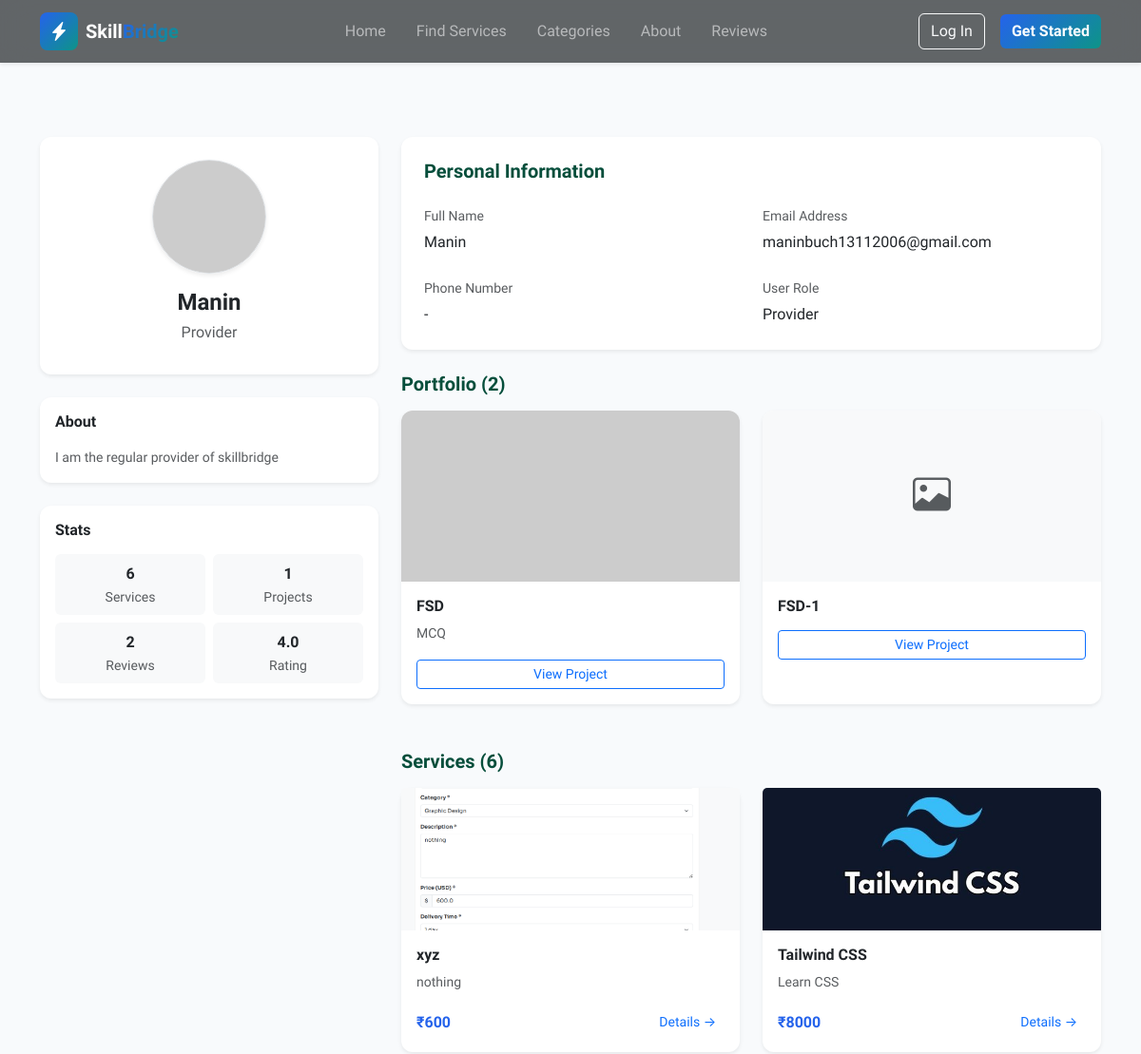
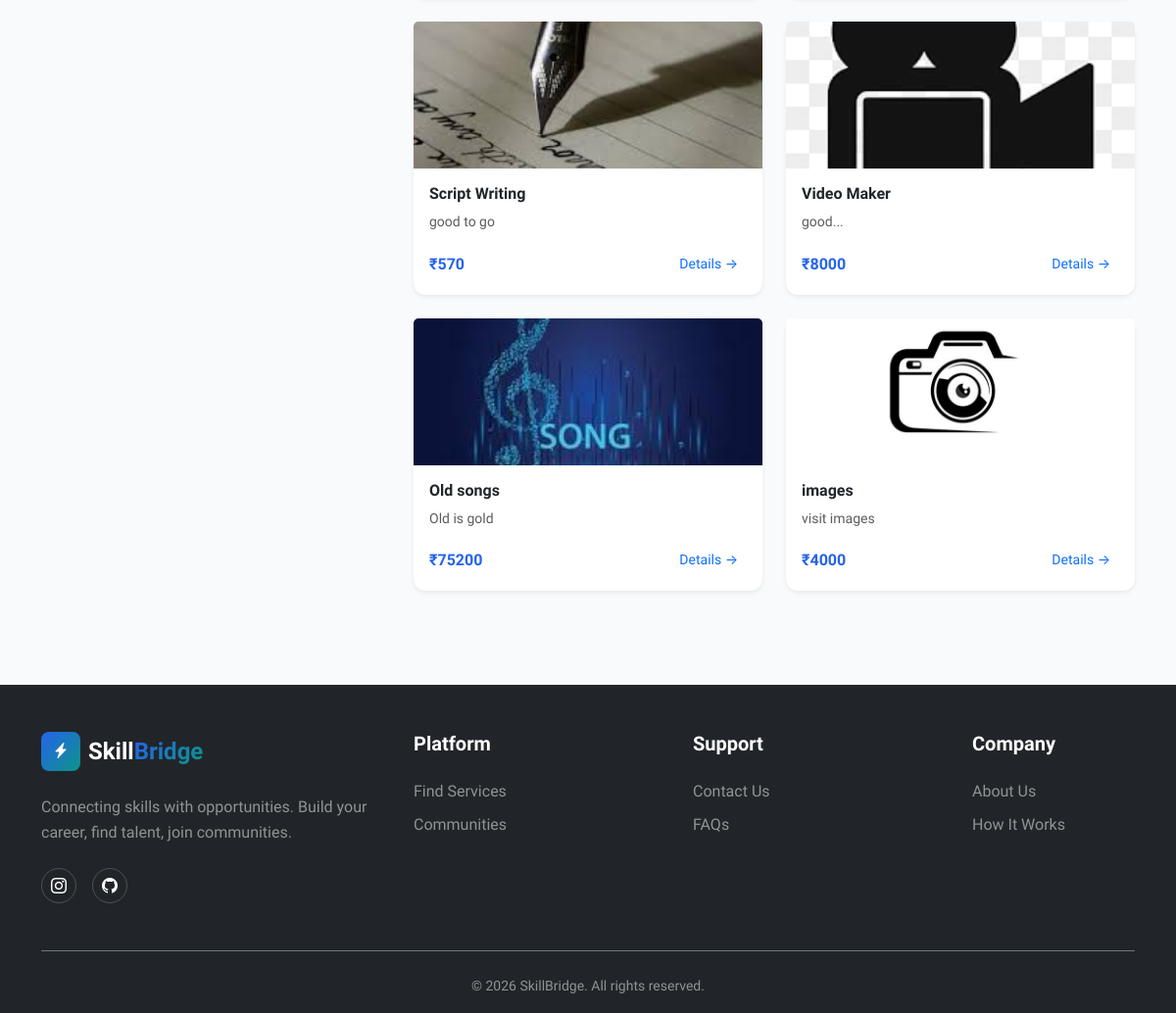
Screenshot of /user/profile/Manin with the database file from the repository (2 pictures, top to bottom).
### models.py (models this page shows, shortened)
class User(UserMixin, db.Model):
    __tablename__ = 'users'
    id = db.Column(db.Integer, primary_key=True)
    username = db.Column(db.String(80), unique=True, nullable=False, index=True)
    email = db.Column(db.String(120), unique=True, nullable=False, index=True)
    password_hash = db.Column(db.String(255), nullable=False)
    user_type = db.Column(db.String(20), nullable=False, default='client')
    full_name = db.Column(db.String(100))
    bio = db.Column(db.Text)
    avatar_url = db.Column(db.String(255), default='default-avatar.png')
    phone = db.Column(db.String(20))
    is_active = db.Column(db.Boolean, default=True)
    is_verified = db.Column(db.Boolean, default=False)
    created_at = db.Column(db.DateTime, default=datetime.utcnow, nullable=False)
    updated_at = db.Column(db.DateTime, default=datetime.utcnow, onupdate=datetime.utcnow)
    services = db.relationship('Service', backref='provider', lazy='dynamic',
                              foreign_keys='Service.user_id')
    reviews = db.relationship('Review', backref='reviewer', lazy='dynamic',
                             foreign_keys='Review.user_id')
    orders_as_buyer = db.relationship('Order', backref='buyer', lazy='dynamic',
                                     foreign_keys='Order.buyer_id')
    orders_as_seller = db.relationship('Order', backref='seller', lazy='dynamic',
                                      foreign_keys='Order.seller_id')
    favorites = db.relationship('Favorite', backref='user', lazy='dynamic',
                               cascade='all, delete-orphan')
    notifications = db.relationship('Notification', backref='user', lazy='dynamic',
                                   cascade='all, delete-orphan')
    def get_services(self):
        return self.services.filter_by(is_active=True).all()
    def get_average_rating(self):
        services = self.get_services()
        if not services:
            return 0.0
        total_rating_sum = 0
        total_review_count = 0
        for service in services:
            reviews = service.reviews.all()
            for review in reviews:
                total_rating_sum += review.rating
                total_review_count += 1
        if total_review_count == 0:
            return 0.0
        return round(total_rating_sum / total_review_count, 1)
    def get_total_reviews(self):
        return sum(service.reviews.count() for service in self.get_services())
    def get_avatar_url(self):
        from flask import url_for
        if not self.avatar_url or self.avatar_url == 'default-avatar.png':
            return f"https://ui-avatars.com/api/?name={self.username}&background=random&color=fff&size=128"
        if self.avatar_url.startswith('http'):
            return self.avatar_url
        return url_for('static', filename='avatars/' + self.avatar_url)

class Review(db.Model):
    __tablename__ = 'reviews'
    id = db.Column(db.Integer, primary_key=True)
    rating = db.Column(db.Integer, nullable=False)  # 1 to 5
    comment = db.Column(db.Text)
    service_id = db.Column(db.Integer, db.ForeignKey('services.id'), nullable=False, index=True)
    user_id = db.Column(db.Integer, db.ForeignKey('users.id'), nullable=False, index=True)
    created_at = db.Column(db.DateTime, default=datetime.utcnow)
    __table_args__ = (
        db.Index('idx_service_user', 'service_id', 'user_id'),
    )

class ProjectShowcase(db.Model):
    __tablename__ = 'project_showcase'
    id = db.Column(db.Integer, primary_key=True)
    user_id = db.Column(db.Integer, db.ForeignKey('users.id'), nullable=False, index=True)
    title = db.Column(db.String(100), nullable=False)
    description = db.Column(db.Text)
    image_url = db.Column(db.String(255))
    link = db.Column(db.String(255))
    created_at = db.Column(db.DateTime, default=datetime.utcnow)
    user = db.relationship('User', backref=db.backref('portfolio', lazy='dynamic', cascade='all, delete-orphan'))

class Service(db.Model):
    __tablename__ = 'services'
    id = db.Column(db.Integer, primary_key=True)
    title = db.Column(db.String(200), nullable=False, index=True)
    description = db.Column(db.Text, nullable=False)
    price = db.Column(db.Float, nullable=False)
    delivery_time = db.Column(db.String(50))  # e.g., "3 days", "1 week"
    user_id = db.Column(db.Integer, db.ForeignKey('users.id'), nullable=False, index=True)
    category_id = db.Column(db.Integer, db.ForeignKey('categories.id'), nullable=False, index=True)
    favorited_by = db.relationship('Favorite', backref='service', lazy='dynamic', cascade='all, delete-orphan')
    image_url = db.Column(db.String(255), default='default-service.jpg')
    tags = db.Column(db.String(255))
    is_active = db.Column(db.Boolean, default=True)
    view_count = db.Column(db.Integer, default=0)
    created_at = db.Column(db.DateTime, default=datetime.utcnow, index=True)
    updated_at = db.Column(db.DateTime, default=datetime.utcnow, onupdate=datetime.utcnow)
    reviews = db.relationship('Review', backref='service', lazy='dynamic',
                             cascade='all, delete-orphan')
    orders = db.relationship('Order', backref='service', lazy='dynamic')
    favorited_by = db.relationship('Favorite', backref='service', lazy='dynamic',
                                   cascade='all, delete-orphan')

### routes.py (the view)
@user_bp.route('/profile/<username>')
def profile(username):
    user = User.query.filter_by(username=username).first_or_404()
    services = user.get_services()
    stats = user_manager.get_user_stats(user.id)
    return render_template('user/profile.html',
                         user=user,
                         services=services,
                         stats=stats)

### managers.py (called while the page is built)
    def get_user_stats(self, user_id):
        user = User.query.get(user_id)
        if not user:
            return {}
        stats = {
            'total_services': user.services.filter_by(is_active=True).count(),
            'total_reviews': user.get_total_reviews(),
            'reviews_given': user.reviews.count(),
            'average_rating': user.get_average_rating(),
            'total_orders_as_seller': user.orders_as_seller.count(),
            'total_orders_as_buyer': user.orders_as_buyer.count(),
            'completed_projects': user.orders_as_seller.filter_by(status='completed').count(),
            'member_since': user.created_at.strftime('%B %Y')
        }
        return stats

### templates/user/profile.html (shortened to what this page needs)
{% extends "base.html" %}
{% block content %}
<div class="container py-5" style="margin-top: 20px;">
    <div class="row">
        <div class="col-lg-4">
            <div class="card border-0 shadow-sm mb-4">
                <div class="card-body text-center p-4">
                    <div class="position-relative d-inline-block mb-3">
                        <img src="{{ user.get_avatar_url() }}" class="rounded-circle shadow-sm border"
                            style="width: 120px; height: 120px; object-fit: cover;" alt="{{ user.username }}">
                    </div>
                    <h4 class="fw-bold mb-1">
                        {{ user.full_name or user.username }}
                    </h4>
                    <p class="text-muted mb-2 text-capitalize">{{ user.user_type }}</p>
                </div>
            </div>
            <div class="card border-0 shadow-sm mb-4">
                <div class="card-body">
                    <h6 class="fw-bold mb-3">About</h6>
                    <p class="text-muted small mb-0">{{ user.bio or 'No bio available' }}</p>
                </div>
            </div>
            <div class="card border-0 shadow-sm mb-4">
                <div class="card-body">
                    <h6 class="fw-bold mb-3">Stats</h6>
                    <div class="row text-center g-2">
                        <div class="col-6">
                            <div class="bg-light rounded p-2">
                                <div class="fw-bold">{{ stats.total_services or 0 }}</div>
                                <div class="small text-muted">Services</div>
                            </div>
                        </div>
                        <div class="col-6">
                            <div class="bg-light rounded p-2">
                                <div class="fw-bold">{{ stats.completed_projects or 0 }}</div>
                                <div class="small text-muted">Projects</div>
                            </div>
                        </div>
                        <div class="col-6">
                            <div class="bg-light rounded p-2">
                                <div class="fw-bold">{{ stats.total_reviews or 0 }}</div>
                                <div class="small text-muted">Reviews</div>
                            </div>
                        </div>
                        <div class="col-6">
                            <div class="bg-light rounded p-2">
                                <div class="fw-bold">{{ user.get_average_rating() }}</div>
                                <div class="small text-muted">Rating</div>
                            </div>
                        </div>
                    </div>
                </div>
            </div>
        </div>
        <div class="col-lg-8">
            <div class="card border-0 shadow-sm mb-4">
                <div class="card-body p-4">
                    <div class="d-flex justify-content-between align-items-center mb-4">
                        <h5 class="fw-bold mb-0" style="color: #064e3b;">Personal Information</h5>
                    </div>
                    <div class="row g-4">
                        <div class="col-md-6">
                            <label class="text-muted small d-block mb-1">Full Name</label>
                            <span class="fw-medium text-dark">{{ user.full_name or user.username }}</span>
                        </div>
                        <div class="col-md-6">
                            <label class="text-muted small d-block mb-1">Email Address</label>
                            <span class="fw-medium text-dark">{{ user.email }}</span>
                        </div>
                        <div class="col-md-6">
                            <label class="text-muted small d-block mb-1">Phone Number</label>
                            <span class="fw-medium text-dark">{{ user.phone or '-' }}</span>
                        </div>
                        <div class="col-md-6">
                            <label class="text-muted small d-block mb-1">User Role</label>
                            <span class="fw-medium text-dark text-capitalize">{{ user.user_type }}</span>
                        </div>
                    </div>
                </div>
            </div>
            <div class="d-flex justify-content-between align-items-center mb-3">
                <h5 class="fw-bold mb-0" style="color: #064e3b;">Portfolio ({{ user.portfolio.count() }})</h5>
            </div>
            <div class="row g-4 mb-5">
                {% if user.portfolio.count() > 0 %}
                {% for project in user.portfolio.all() %}
                <div class="col-md-6">
                    <div class="card border-0 shadow-sm h-100 overflow-hidden">
                        {% if project.image_url %}
                        <img src="{{ url_for('static', filename='portfolio/' + project.image_url) }}"
                            class="card-img-top" style="height: 180px; object-fit: cover;" alt="{{ project.title }}"
                            onerror="this.src='https://via.placeholder.com/400x180?text=Project'">
                        {% else %}
                        <div class="bg-light d-flex align-items-center justify-content-center" style="height: 180px;">
                            <i class="bi bi-image text-muted fs-1"></i>
                        </div>
                        {% endif %}
                        <div class="card-body">
                            <h6 class="fw-bold mb-2">{{ project.title }}</h6>
                            <p class="text-muted small mb-3">{{ project.description }}</p>
                            {% if project.link %}
                            <a href="{{ project.link }}" target="_blank" class="btn btn-sm btn-outline-primary w-100">
                                View Project
                            </a>
                            {% endif %}
                        </div>
                    </div>
                </div>
                {% endfor %}
                {% else %}
                <div class="col-12 text-center py-5 bg-white rounded shadow-sm">
                    <i class="bi bi-images fs-2 text-muted opacity-50 mb-3 d-block"></i>
                    <p class="text-muted">No portfolio items added yet.</p>
                </div>
                {% endif %}
            </div>
            {% if services %}
            <h5 class="fw-bold mb-3" style="color: #064e3b;">Services ({{ services|length }})</h5>
            <div class="row g-4 mb-5">
                {% for service in services %}
                <div class="col-md-6">
                    <div class="card border-0 shadow-sm h-100">
                        <img src="{{ url_for('static', filename='images/' + service.image_url) }}" class="card-img-top"
                            style="height: 150px; object-fit: cover;"
                            onerror="this.src='https://via.placeholder.com/300x150?text=Service'">
                        <div class="card-body">
                            <h6 class="fw-bold mb-2">{{ service.title }}</h6>
                            <p class="text-muted small mb-3">{{ service.description|truncate(100) }}</p>
                            <div class="d-flex justify-content-between align-items-center mt-auto">
                                <span class="h6 fw-bold mb-0 text-primary">₹{{ "%.0f"|format(service.price) }}</span>
                                <a href="{{ url_for('service.detail', service_id=service.id) }}"
                                    class="btn btn-sm btn-link text-decoration-none">Details &rarr;</a>
                            </div>
                        </div>
                    </div>
                </div>
                {% endfor %}
            </div>
            {% endif %}
        </div>
    </div>
</div>
{% endblock %}

### static/css/custom.css (style rules this page uses)
:root { --primary: #2563eb; --primary-hover: #1d4ed8; --accent: #0d9488; --background: #f8fafc; --foreground: #1e293b; --card: #ffffff; --border: #e2e8f0; --muted: #64748b; --muted-foreground: #94a3b8; --secondary: #f1f5f9; --success: #10b981; --danger: #ef4444; --primary-color: #2563eb; --primary-dark: #1d4ed8; --primary-light: #3b82f6; --accent-color: #0d9488; --card-bg: #ffffff; --gradient-primary: linear-gradient(135deg, #2563eb 0%, #0d9488 100%); --gradient-accent: linear-gradient(135deg, #f97316 0%, #fb923c 100%); --gradient-hero: linear-gradient(135deg, #1e293b, #334155); --shadow-sm: 0 1px 2px 0 rgba(0, 0, 0, 0.05); --shadow-md: 0 4px 6px -1px rgba(0, 0, 0, 0.08); --shadow-lg: 0 10px 15px -3px rgba(0, 0, 0, 0.08); --shadow-xl: 0 20px 25px -5px rgba(0, 0, 0, 0.1); --shadow-glow: 0 0 40px rgba(37, 99, 235, 0.25); --section-padding: 5rem 0; --radius: 0.75rem; --radius-sm: 0.5rem; --radius-md: 1rem; --radius-lg: 1.5rem; --radius-xl: 2rem; }
* { margin: 0; padding: 0; box-sizing: border-box; }
body { font-family: 'Sora', -apple-system, BlinkMacSystemFont, 'Segoe UI', sans-serif; background-color: var(--background); color: var(--foreground); line-height: 1.6; overflow-x: hidden; }
h1, h2, h3, h4, h5, h6 { font-weight: 700; line-height: 1.2; }
a { transition: all 0.3s ease; }
.card { border-radius: var(--radius-lg); border: 1px solid rgba(0, 0, 0, 0.05); box-shadow: var(--shadow-sm); }
.btn { position: relative; overflow: hidden; transition: all 0.3s ease; }
.btn::before { content: ''; position: absolute; top: 50%; left: 50%; width: 0; height: 0; border-radius: 50%; background: rgba(255, 255, 255, 0.3); transform: translate(-50%, -50%); transition: width 0.6s, height 0.6s; }
html { scroll-behavior: smooth; }
img { transition: opacity 0.3s ease; }
.bi { transition: transform 0.3s ease; }
.text-primary { color: var(--primary-color) !important; }

### templates/user/profile.html (style rules this page uses)
body { background-color: #f8fafc; }
.card { border-radius: 12px; }

### rows the page displays
User: full_name "Manin", user_type "Provider", bio "I am the regular provider of skillbridge", email "maninbuch13112006@gmail.com", phone "-"
Review: get_average_rating "4.0"
ProjectShowcase: title "FSD", description "MCQ"
ProjectShowcase: title "FSD-1"
Service: image_url (picture), title "xyz", description "nothing", price "600"
Service: image_url (picture), title "Tailwind CSS", description "Learn CSS", price "8000"
Service: image_url (picture), title "Script Writing", description "good to go", price "570"
Service: image_url (picture), title "Video Maker", description "good...", price "8000"
Service: image_url (picture), title "Old songs", description "Old is gold", price "75200"
Service: image_url (picture), title "images", description "visit images", price "4000"

### other values shown
{{ stats.total_services or 0 }} "6"
{{ stats.completed_projects or 0 }} "1"
{{ stats.total_reviews or 0 }} "2"
{{ user.portfolio.count() }} "2"
{{ services|length }} "6"
